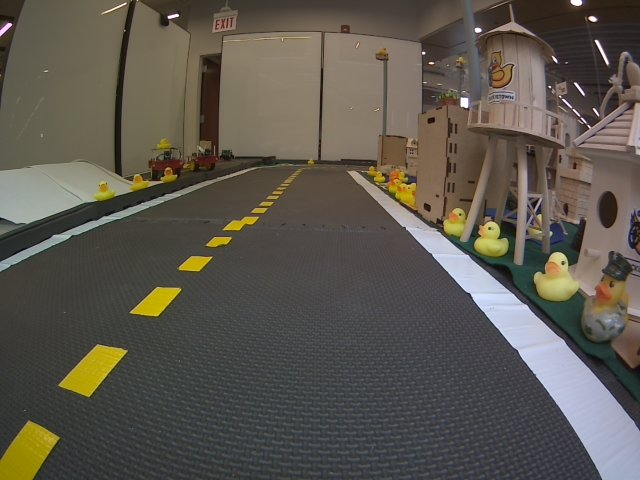
#> input picture state_estimation/solution/images/pic1.png, 640 x 480 px, given in place of pic1_rect.png, which was not available
$ jupyter execute --allow-errors visual_servoing_activity.ipynb   (shell and % lines are left out)   (older library calls are emulated)   (text cells are left out)
#> lines starting #> are read from the running program, lines starting #| are printed output that depends on the picture; after the words box and inside, x2 and y2 are one past the last pixel; in counts of white or black regions, pixels touching at a corner belong together; pictures that were not available may be replaced by others from this repository, and a replacement may not be noted
[cell 1]
## Run this cell to import relevant modules
%pylab inline

from matplotlib import pyplot as plt
import numpy as np
import cv2

[cell 2]
# Load in the image and generate hsv and grayscale versions
imgbgr = cv2.imread('../images/visual_control/pic1_rect.png')
#> imgbgr is the input picture: shape (480, 640, 3); mean B, G, R 78.1, 87, 92.2

# OpenCV uses BGR by default, whereas matplotlib uses RGB, so we generate an RGB version for the sake of visualization
imgrgb = cv2.cvtColor(imgbgr, cv2.COLOR_BGR2RGB)

# Convert the image to HSV for any color-based filtering
imghsv = cv2.cvtColor(imgbgr, cv2.COLOR_BGR2HSV)
#> imghsv: shape (480, 640, 3); mean H, S, V 52.4, 50.2, 95.4

# Most of our operations will be performed on the grayscale version
img = cv2.cvtColor(imgbgr, cv2.COLOR_BGR2GRAY)

# The image-to-ground homography associated with this image (Jacopo's)
H = np.array([-4.137917960301845e-05, -0.00011445854191468058, -0.1595567007347241,
              0.0008382870319844166, -4.141689222457687e-05, -0.2518201638170328,
              -0.00023561657746150284, -0.005370140574116084, 0.9999999999999999])

H = np.reshape(H,(3, 3))
Hinv = np.linalg.inv(H)

[cell 3]
# TODO: Use the homography (technically Hinv) to mask out the horizon
# When generating masks that will be used with OpenCV try and
# instantiate them with dtype=np.uint8
mask_ground = np.ones(img.shape, dtype=np.uint8) # TODO: CHANGE ME

fig = plt.figure(figsize = (30,20))
ax1 = fig.add_subplot(1,4,1)
ax1.imshow(img*mask_ground,cmap = 'gray')
ax1.set_title('Horizon Mask'), ax1.set_xticks([]), ax1.set_yticks([]);

[cell 4]
# Convolve the image with the Sobel operator (filter) to compute the numerical derivatives in the x and y directions
sobelx = cv2.Sobel(img,cv2.CV_64F,1,0)
sobely = cv2.Sobel(img,cv2.CV_64F,0,1)

# Compute the magnitude of the gradients
Gmag = np.sqrt(sobelx*sobelx + sobely*sobely)

# Compute the orientation of the gradients
Gdir = cv2.phase(np.array(sobelx, np.float32), np.array(sobely, dtype=np.float32), angleInDegrees=True)
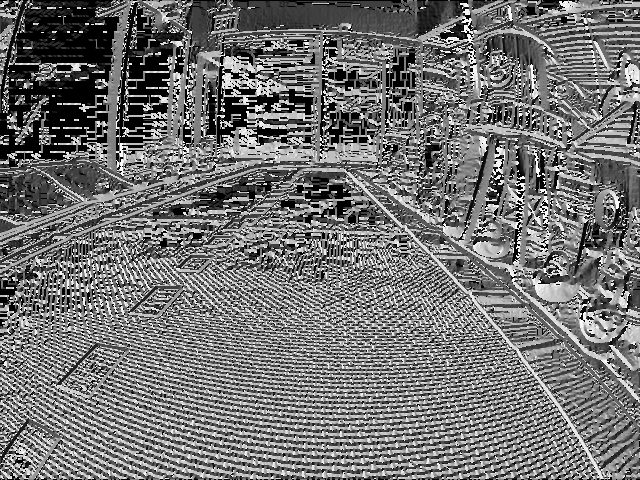
#> Gdir: shape (480, 640) float32; min 0, max 359.9, mean 162; drawn with min black and max white

fig = plt.figure(figsize = (30,20))
ax1 = fig.add_subplot(1,4,1)
ax1.imshow(img,cmap = 'gray')
ax1.set_title('Original'), ax1.set_xticks([]), ax1.set_yticks([])
ax2 = fig.add_subplot(1,4,2)
ax2.imshow(sobelx,cmap = 'gray')
ax2.set_title('Sobel X'), ax2.set_xticks([]), ax2.set_yticks([])
ax3 = fig.add_subplot(1,4,3)
ax3.imshow(sobely,cmap = 'gray')
ax3.set_title('Sobel Y'), ax3.set_xticks([]), ax3.set_yticks([]);
ax4 = fig.add_subplot(1,4,4)
ax4.imshow(np.uint8(Gmag))
ax4.set_title('Gradient Magnitude'), ax4.set_xticks([]), ax4.set_yticks([]);

[cell 5]
# TODO: Identify a setting for the standard deviation that removes noise while not eliminating too much valid content.
sigma = 3 # CHANGE ME

# Smooth the image using a Gaussian kernel
img_gaussian_filter = cv2.GaussianBlur(img,(0,0), sigma)

# Visualize the filtered image alongside the original image.
fig = plt.figure(figsize = (20,20))
ax1 = fig.add_subplot(1,2,1)
ax1.imshow(img,cmap = 'gray')
ax1.set_title('Original'), ax1.set_xticks([]), ax1.set_yticks([])
ax2 = fig.add_subplot(1,2,2)
ax2.imshow(img_gaussian_filter,cmap = 'gray')
ax2.set_title('Gaussian Filter (Sigma = ' + str(sigma) +')'), ax2.set_xticks([]), ax2.set_yticks([]);

[cell 6]
# Convolve the image with the Sobel operator (filter) to compute the numerical derivatives in the x and y directions
sobelx = cv2.Sobel(img_gaussian_filter,cv2.CV_64F,1,0)
sobely = cv2.Sobel(img_gaussian_filter,cv2.CV_64F,0,1)

# Compute the magnitude of the gradients
Gmag = np.sqrt(sobelx*sobelx + sobely*sobely)

# Compute the orientation of the gradients
Gdir = cv2.phase(np.array(sobelx, np.float32), np.array(sobely, dtype=np.float32), angleInDegrees=True)
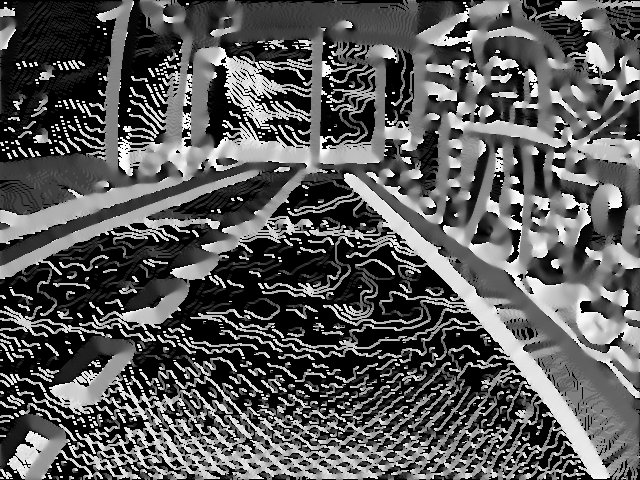
#> Gdir: shape (480, 640) float32; min 0, max 359.5, mean 126; drawn with min black and max white

fig = plt.figure(figsize = (30,20))
ax1 = fig.add_subplot(1,4,1)
ax1.imshow(img_gaussian_filter,cmap = 'gray')
ax1.set_title('Gaussian Blur'), ax1.set_xticks([]), ax1.set_yticks([])
ax2 = fig.add_subplot(1,4,2)
ax2.imshow(sobelx,cmap = 'gray')
ax2.set_title('Sobel X'), ax2.set_xticks([]), ax2.set_yticks([])
ax3 = fig.add_subplot(1,4,3)
ax3.imshow(sobely,cmap = 'gray')
ax3.set_title('Sobel Y'), ax3.set_xticks([]), ax3.set_yticks([]);
ax4 = fig.add_subplot(1,4,4)
ax4.imshow(np.uint8(Gmag))
ax4.set_title('Gradient Magnitude'), ax4.set_xticks([]), ax4.set_yticks([]);

[cell 7]
# Visualize the histogram over gradient magnitudes
fig = plt.figure(figsize = (5,5))
ax1 = fig.add_subplot(1,1,1)
ax1.hist((Gmag*mask_ground).flatten(), bins=50)
ax1.set_title('Gradient Histogram');

[cell 8]
# TODO: Use the histogram above to choose the minimum threshold on the gradient magnitude.
#       Edges whos gradient magnitude is below this threshold will be filtered out.
threshold = np.array([[75]])#np.random.rand(1,1) # CHANGE ME

mask_mag = (Gmag > threshold)
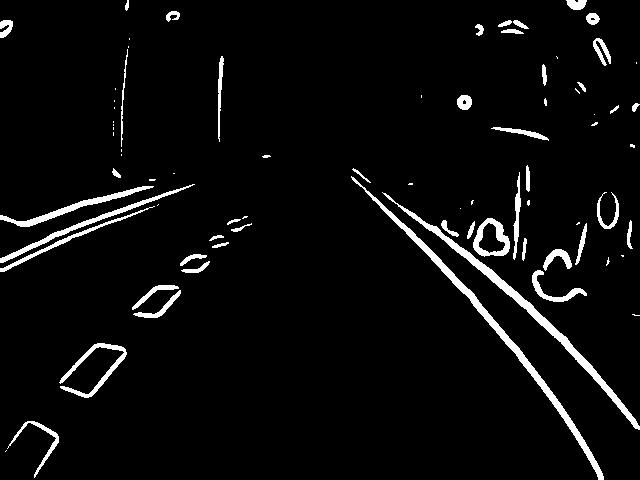
#> mask_mag: shape (480, 640) bool; 4.5% white; 79 white regions (32 under 20 px), largest, box (x1, y1, x2, y2) and area: (351, 176, 604, 480) 2415, (382, 192, 640, 430) 2287, (0, 184, 195, 263) 908

fig = plt.figure(figsize = (20,10))
ax1 = fig.add_subplot(1,2,1)
ax1.imshow(Gmag, cmap = 'gray')
ax1.set_title('Gradient Magnitude'), ax1.set_xticks([]), ax1.set_yticks([])
ax2 = fig.add_subplot(1,2,2)
ax2.imshow(mask_mag*Gmag,cmap = 'gray')
ax2.set_title('Gradient Magnitude (Thresholded)'), ax2.set_xticks([]), ax2.set_yticks([]);

[cell 9]
# Using the above tool, we can identify the bounds as follows
# TODO: Identify the lower and upper HSV bounds for the white and yellow lane markings
#       These values represent the maximum range, so they don't filter out anything

topencv = [.5,2.55,2.55]

white_mask_lower = np.array(np.array([200,0, 60]) * topencv,dtype=np.int)
white_mask_upper = np.array(np.array([359, 100, 100]) * topencv, dtype=np.int)

yellow_mask_lower = np.asarray(np.array([35, 20, 30]) * topencv, dtype=np.int)
yellow_mask_upper = np.asarray(np.array([78, 100, 100]) * topencv, dtype=np.int)

mask_white = cv2.inRange(imghsv, white_mask_lower, white_mask_upper)
#> mask_white: shape (480, 640); 4.4% white; 101 white regions (93 under 20 px), largest, box (x1, y1, x2, y2) and area: (398, 216, 640, 480) 12828, (632, 119, 640, 146) 134, (495, 91, 515, 101) 55
mask_yellow = cv2.inRange(imghsv, yellow_mask_lower, yellow_mask_upper)
#> mask_yellow: shape (480, 640); 18.4% white; 336 white regions (290 under 20 px), largest, box (x1, y1, x2, y2) and area: (10, 0, 342, 224) 39317, (321, 40, 383, 160) 4681, (57, 344, 128, 398) 1712

fig = plt.figure(figsize = (20,10))
ax1 = fig.add_subplot(1,3,1)
ax1.imshow(imgrgb)
ax1.set_title('Original'), ax1.set_xticks([]), ax1.set_yticks([])
ax2 = fig.add_subplot(1,3,2)
ax2.imshow(imgrgb)
ax2.imshow(mask_white, cmap='jet', alpha=0.5)
ax2.set_title('Filtered by Color (White)'), ax2.set_xticks([]), ax2.set_yticks([]);
ax3 = fig.add_subplot(1,3,3)
ax3.imshow(imgrgb)
ax3.imshow(mask_yellow, cmap='jet', alpha=0.5)
ax3.set_title('Filtered by Color (Yellow)'), ax3.set_xticks([]), ax3.set_yticks([]);

[cell 10]
# Let's create masks for the left- and right-halves of the image
width = img.shape[1]
mask_left = np.ones(sobelx.shape)
mask_left[:,int(np.floor(width/2)):width + 1] = 0
mask_right = np.ones(sobelx.shape)
mask_right[:,0:int(np.floor(width/2))] = 0

[cell 11]
# In the left-half image, we are interested in the right-half of the dashed yellow line, which corresponds to negative x- and y-derivatives
# In the right-half image, we are interested in the left-half of the solid white line, which correspons to a positive x-derivative and a negative y-derivative
# Generate a mask that identifies pixels based on the sign of their x-derivative
mask_sobelx_pos = (sobelx > 0)
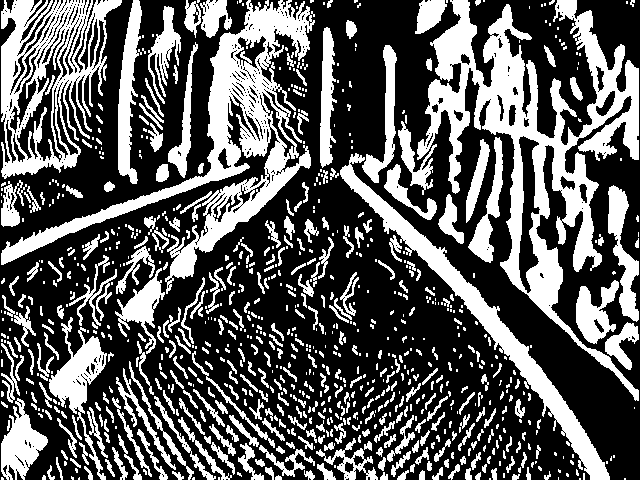
#> mask_sobelx_pos: shape (480, 640) bool; 35.7% white; 846 white regions (466 under 20 px), largest, box (x1, y1, x2, y2) and area: (417, 0, 639, 401) 23052, (1, 0, 315, 294) 15814, (1, 0, 122, 179) 9328
mask_sobelx_neg = (sobelx < 0)
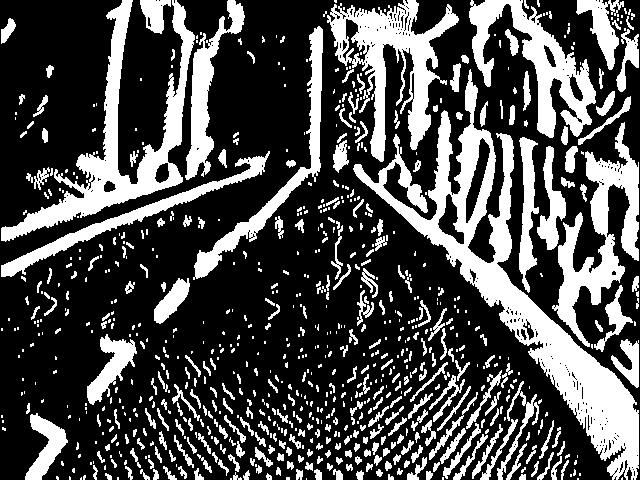
#> mask_sobelx_neg: shape (480, 640) bool; 30% white; 799 white regions (466 under 20 px), largest, box (x1, y1, x2, y2) and area: (353, 69, 639, 480) 19253, (1, 0, 195, 242) 9341, (327, 0, 459, 162) 7382
mask_sobely_pos = (sobely > 0)
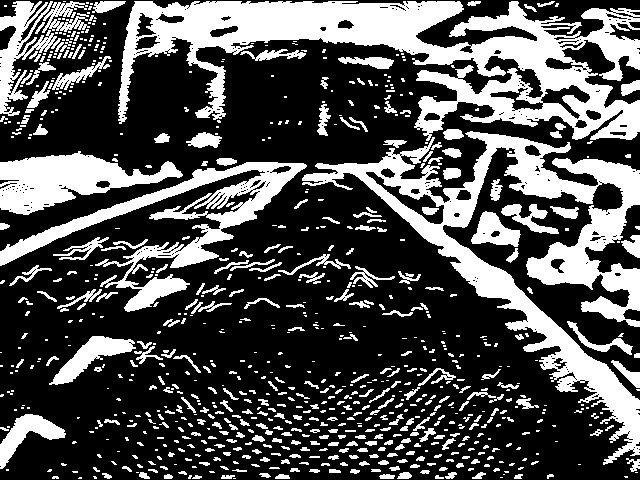
#> mask_sobely_pos: shape (480, 640) bool; 31.9% white; 813 white regions (486 under 20 px), largest, box (x1, y1, x2, y2) and area: (118, 1, 640, 141) 29453, (302, 131, 640, 465) 23678, (0, 162, 307, 312) 9205
mask_sobely_neg = (sobely < 0)
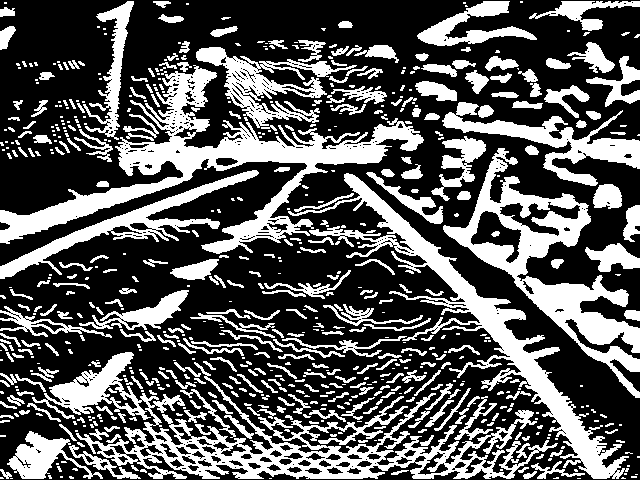
#> mask_sobely_neg: shape (480, 640) bool; 34.5% white; 650 white regions (328 under 20 px), largest, box (x1, y1, x2, y2) and area: (0, 65, 424, 254) 15440, (32, 352, 558, 479) 15095, (288, 173, 629, 479) 11251

[cell 12]
# Let's combine these masks with the gradient magnitude mask
mask_left_edge = mask_ground * mask_left * mask_mag * mask_sobelx_neg * mask_sobely_neg
#> mask_left_edge: shape (480, 640) float64; values 0 (black) and 1 (white), 0.72% white; 21 white regions (11 under 20 px), largest, box (x1, y1, x2, y2) and area: (17, 186, 154, 227) 774, (1, 206, 155, 272) 543, (87, 352, 127, 398) 268
mask_right_edge = mask_ground * mask_right * mask_mag * mask_sobelx_pos * mask_sobely_neg
#> mask_right_edge: shape (480, 640) float64; values 0 (black) and 1 (white), 1.1% white; 26 white regions (12 under 20 px), largest, box (x1, y1, x2, y2) and area: (351, 176, 604, 479) 2409, (491, 127, 549, 141) 231, (532, 278, 558, 302) 187

fig = plt.figure(figsize = (30,10))
ax1 = fig.add_subplot(2,4,1)
ax1.imshow(img_gaussian_filter,cmap = 'gray')
ax1.set_title('Gaussian Blur'), ax1.set_xticks([]), ax1.set_yticks([])
ax2 = fig.add_subplot(2,4,2)
ax2.imshow(mask_mag*Gmag,cmap = 'gray')
ax2.set_title('Gradient Magnitude (Masked)'), ax2.set_xticks([]), ax2.set_yticks([])
ax3 = fig.add_subplot(2,4,3)
ax3.imshow(Gmag * mask_left_edge, cmap = 'gray')
ax3.set_title('Lane Edge (Left)'), ax3.set_xticks([]), ax3.set_yticks([])
ax4 = fig.add_subplot(2,4,4)
ax4.imshow(Gmag * mask_right_edge,cmap = 'gray')
ax4.set_title('Lane Edge (Right)'), ax4.set_xticks([]), ax4.set_yticks([]);

ax6 = fig.add_subplot(2,4,6)
ax6.imshow(mask_mag*Gmag,cmap = 'gray')
ax6.set_title('Gradient Magnitude (Masked)'), ax6.set_xticks([]), ax6.set_yticks([])
ax7 = fig.add_subplot(2,4,7)
ax7.imshow(img_gaussian_filter,cmap = 'gray')
ax7.imshow(Gmag * mask_left_edge, cmap='jet', alpha=0.5)
ax7.set_title('Lane Edge (Left)'), ax7.set_xticks([]), ax7.set_yticks([])
ax8 = fig.add_subplot(2,4,8)
ax8.imshow(img_gaussian_filter,cmap = 'gray')
ax8.imshow(Gmag * mask_right_edge, cmap='jet', alpha=0.5)
ax8.set_title('Lane Edge (Right)'), ax8.set_xticks([]), ax8.set_yticks([]);
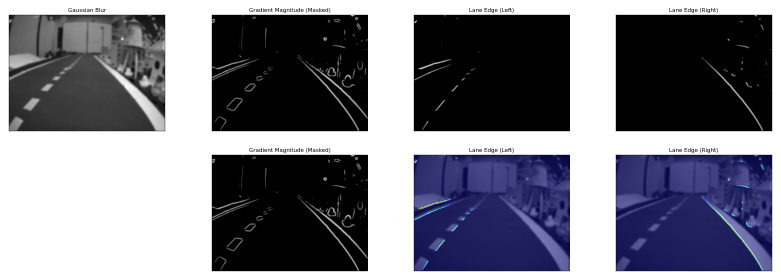
#> figure drawn by matplotlib, 7 panels

[cell 13]
# Now, let's apply the mask to our gradient directions
fig = plt.figure(figsize = (10,5))
ax1 = fig.add_subplot(1,2,1)
ax1.hist(np.extract(mask_left_edge, Gdir).flatten(), bins=30)
ax1.set_title('Gradient Direction Histogram (Left Edge)')
ax2 = fig.add_subplot(1,2,2)
ax2.hist(np.extract(mask_right_edge, Gdir).flatten(), bins=30)
ax2.set_title('Gradient Direction Histogram (Right Edge)');

[cell 14]
# Let's generate the complete set of masks, including those based on color
mask_left_edge = mask_ground * mask_left * mask_mag * mask_sobelx_neg * mask_sobely_neg * mask_yellow
#> mask_left_edge: shape (480, 640) float64; 0.19% white in thin lines or dots, all inside (x1, y1, x2, y2) = (34, 1, 267, 476)
mask_right_edge = mask_ground * mask_right * mask_mag * mask_sobelx_pos * mask_sobely_neg * mask_white
#> mask_right_edge: shape (480, 640) float64; 0.35% white in thin lines or dots, all inside (x1, y1, x2, y2) = (398, 47, 639, 479)

fig = plt.figure(figsize = (30,10))
ax1 = fig.add_subplot(2,4,1)
ax1.imshow(img_gaussian_filter,cmap = 'gray')
ax1.set_title('Gaussian Blur'), ax1.set_xticks([]), ax1.set_yticks([])
ax2 = fig.add_subplot(2,4,2)
ax2.imshow(mask_mag*Gmag,cmap = 'gray')
ax2.set_title('Gradient Magnitude (Masked)'), ax2.set_xticks([]), ax2.set_yticks([])
ax3 = fig.add_subplot(2,4,3)
ax3.imshow(Gmag * mask_left_edge, cmap = 'gray')
ax3.set_title('Lane Edge (Left)'), ax3.set_xticks([]), ax3.set_yticks([])
ax4 = fig.add_subplot(2,4,4)
ax4.imshow(Gmag * mask_right_edge,cmap = 'gray')
ax4.set_title('Lane Edge (Right)'), ax4.set_xticks([]), ax4.set_yticks([]);

ax6 = fig.add_subplot(2,4,6)
ax6.imshow(mask_mag*Gmag,cmap = 'gray')
ax6.set_title('Gradient Magnitude (Masked)'), ax6.set_xticks([]), ax6.set_yticks([])
ax7 = fig.add_subplot(2,4,7)
ax7.imshow(img_gaussian_filter,cmap = 'gray')
ax7.imshow(Gmag * mask_left_edge, cmap='jet', alpha=0.5)
ax7.set_title('Lane Edge (Left)'), ax7.set_xticks([]), ax7.set_yticks([])
ax8 = fig.add_subplot(2,4,8)
ax8.imshow(img_gaussian_filter,cmap = 'gray')
ax8.imshow(Gmag * mask_right_edge, cmap='jet', alpha=0.5)
ax8.set_title('Lane Edge (Right)'), ax8.set_xticks([]), ax8.set_yticks([]);

[cell 15]
# Now, let's apply the full set of masks to our gradient directions
fig = plt.figure(figsize = (10,5))
ax1 = fig.add_subplot(1,2,1)
ax1.hist(np.extract(mask_left_edge, Gdir).flatten(), bins=30)
ax1.set_title('Gradient Direction Histogram (Left Edge)')
ax2 = fig.add_subplot(1,2,2)
ax2.hist(np.extract(mask_right_edge, Gdir).flatten(), bins=30)
ax2.set_title('Gradient Direction Histogram (Right Edge)');
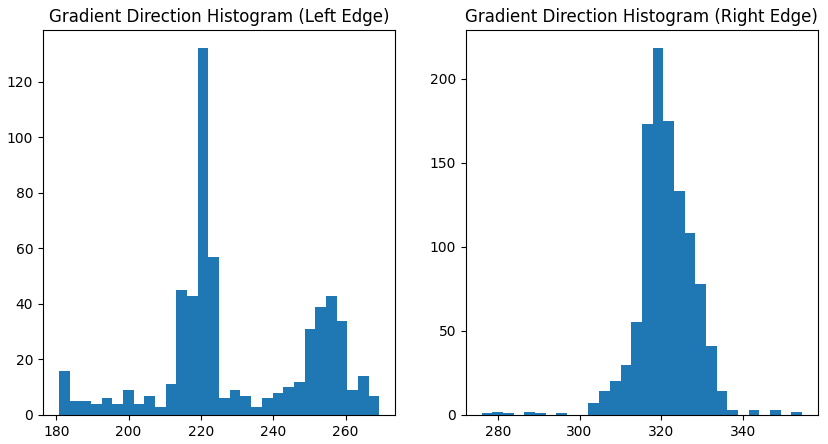
#> figure drawn by matplotlib, 2 panels; panel 1: tallest bar 132 high, from x = 219.1 to 222.1; panel 2: tallest bar 218 high, from x = 317.9 to 320.5

[cell 16]
# The function written in this cell will actually be ran on your robot (sim or real).
# Put together the steps above and write your DeltaPhi function!
# DO NOT CHANGE THE NAME OF THIS FUNCTION, INPUTS OR OUTPUTS, OR THINGS WILL BREAK

import cv2
import numpy as np


def get_steer_matrix_left_lane_markings(shape):
    """
        Args:
            shape: The shape of the steer matrix (tuple of ints)
        Return:
            steer_matrix_left_lane: The steering (angular rate) matrix for Braitenberg-like control
                                    using the masked left lane markings (numpy.ndarray)
    """
#> called with shape = (480, 640)

    # steer_matrix_left_lane = np.random.rand(*shape)

    m = shape[0]
    n = shape[1]

    C = 100
    A = (3.5*n)/4 - C
    B = (3*n)/(4*m)

    steer_matrix_left_lane = np.zeros(shape)

    for i in range(0,m):
        for j in range(0,n):
            if j > (A - B * i):
                steer_matrix_left_lane[i,j] = -1

    return steer_matrix_left_lane

[cell 17]
# The function written in this cell will actually be ran on your robot (sim or real).
# Put together the steps above and write your DeltaPhi function!
# DO NOT CHANGE THE NAME OF THIS FUNCTION, INPUTS OR OUTPUTS, OR THINGS WILL BREAK


def get_steer_matrix_right_lane_markings(shape):
    """
        Args:
            shape: The shape of the steer matrix (tuple of ints)
        Return:
            steer_matrix_right_lane: The steering (angular rate) matrix for Braitenberg-like control
                                     using the masked right lane markings (numpy.ndarray)
    """
#> called with shape = (480, 640)

    # steer_matrix_right_lane = np.random.rand(*shape)

    m = shape[0]
    n = shape[1]

    C = -100
    A = n/4 + C
    B = (3*n)/(4*m)

    steer_matrix_right_lane = np.zeros(shape)

    for i in range(0,m):
        for j in range(0,n):
            if j < (A + B*i):
                steer_matrix_right_lane[i,j] = 1

    return steer_matrix_right_lane

[cell 18]
# The function written in this cell will actually be ran on your robot (sim or real).
# Put together the steps above and write your DeltaPhi function!
# DO NOT CHANGE THE NAME OF THIS FUNCTION, INPUTS OR OUTPUTS, OR THINGS WILL BREAK

import cv2
import numpy as np

SIGMA = 5
THRESHOLD = 20

def detect_lane_markings(image):
    """
        Args:
            image: An image from the robot's camera in the BGR color space (numpy.ndarray)
        Return:
            left_masked_img:   Masked image for the dashed-yellow line (numpy.ndarray)
            right_masked_img:  Masked image for the solid-white line (numpy.ndarray)
    """

    gray_img = cv2.cvtColor(image, cv2.COLOR_BGR2GRAY)
    hsv_img = cv2.cvtColor(image, cv2.COLOR_BGR2HSV)

    h, w = gray_img.shape

    ground_mask = np.ones((h,w))
    horizon = int(h/3)
    ground_mask[0:horizon, :] = 0

    split = int(w/10)

    left_mask = np.ones((h,w))
    left_mask[:,split*5:] = 0

    right_mask = np.ones((h,w))
    right_mask[:,:split*5] = 0

    smooth_img = cv2.GaussianBlur(gray_img,(0,0), SIGMA)

    sobelx = cv2.Sobel(smooth_img,cv2.CV_64F,1,0)
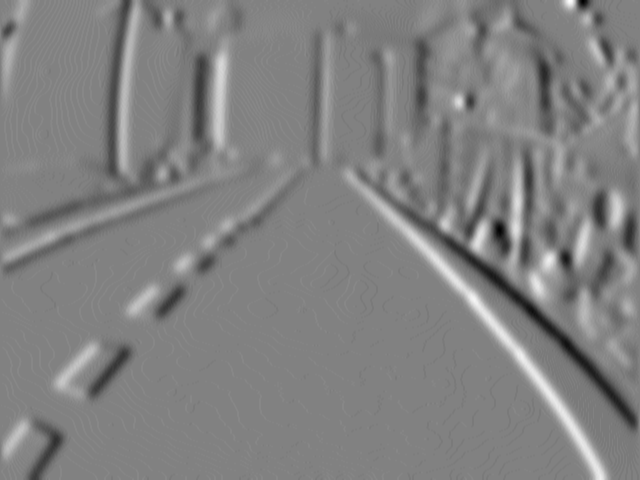
#> sobelx: shape (480, 640) float64; min -84, max 82, mean 0.2; drawn with min black and max white
    sobely = cv2.Sobel(smooth_img,cv2.CV_64F,0,1)
    sobelx_mask = (sobelx > 0)
#> sobelx_mask: shape (480, 640) bool; 33.6% white; 776 white regions (550 under 20 px), largest, box (x1, y1, x2, y2) and area: (360, 0, 639, 319) 28411, (1, 0, 313, 358) 19735, (333, 158, 614, 480) 10384
#> (the rest of the program and of its run is left out)
